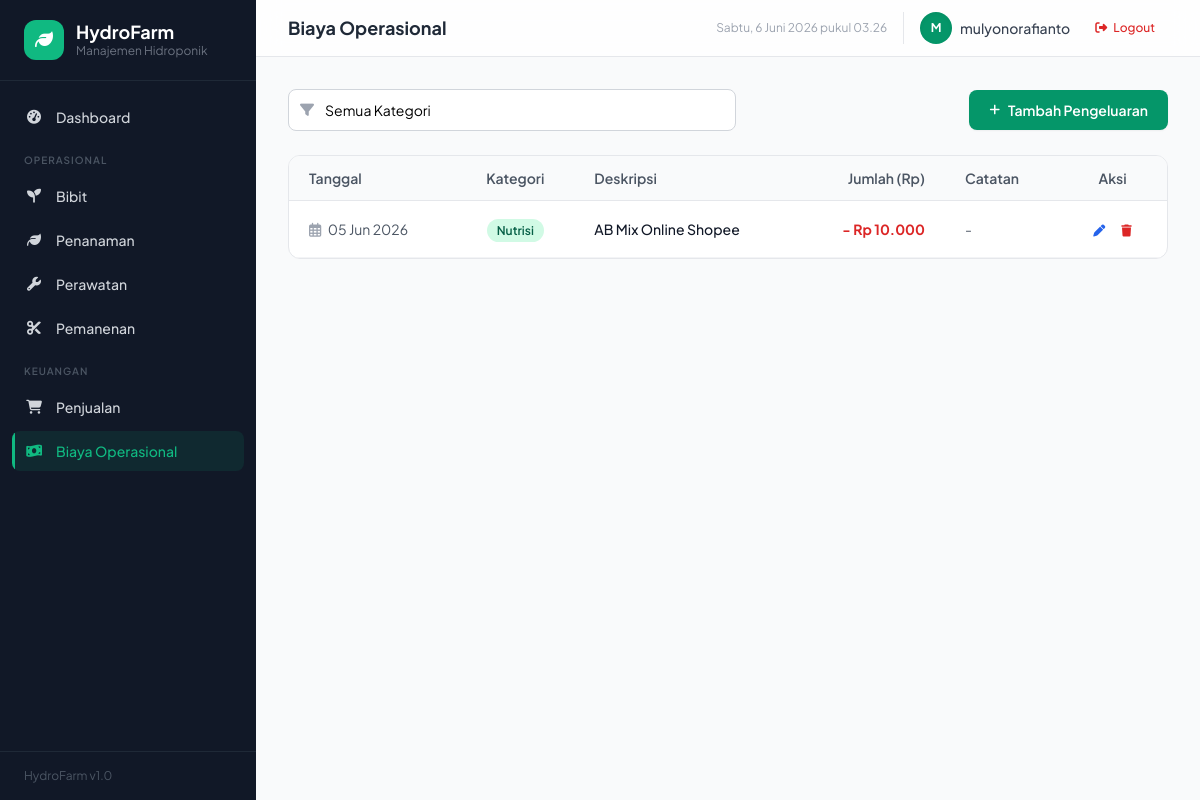
Page /biaya/ (signed in) on the committed database.
### farm/models.py (models this page shows, shortened)
class BiayaOperasional(models.Model):
    KATEGORI_CHOICES = [
        ('listrik', 'Listrik'),
        ('air', 'Air'),
        ('nutrisi', 'Nutrisi'),
        ('media_tanam', 'Media Tanam'),
        ('peralatan', 'Peralatan'),
        ('tenaga_kerja', 'Tenaga Kerja'),
        ('transportasi', 'Transportasi'),
        ('pemeliharaan', 'Pemeliharaan'),
        ('lainnya', 'Lainnya'),
    ]
    tanggal = models.DateField('Tanggal', default=timezone.now)
    kategori = models.CharField('Kategori', max_length=20, choices=KATEGORI_CHOICES)
    deskripsi = models.CharField('Deskripsi', max_length=200)
    jumlah = models.DecimalField('Jumlah (Rp)', max_digits=12, decimal_places=2)
    catatan = models.TextField('Catatan', blank=True)
    class Meta:
        verbose_name = 'Biaya Operasional'
        verbose_name_plural = 'Data Biaya Operasional'
        ordering = ['-tanggal']

### farm/views.py (the view)
# urls.py: path('biaya/', views.BiayaOperasionalListView.as_view(), name='biaya_list'),
class BiayaOperasionalListView(LoginRequiredMixin, ListView):
    model = BiayaOperasional
    template_name = 'farm/biaya_list.html'
    context_object_name = 'object_list'
    paginate_by = 15
    def get_queryset(self):
        qs = super().get_queryset()
        kategori = self.request.GET.get('kategori', '')
        if kategori:
            qs = qs.filter(kategori=kategori)
        return qs
    def get_context_data(self, **kwargs):
        ctx = super().get_context_data(**kwargs)
        ctx['kategori_filter'] = self.request.GET.get('kategori', '')
        ctx['kategori_choices'] = BiayaOperasional.KATEGORI_CHOICES
        ctx['page_title'] = 'Data Biaya Operasional'
        ctx['create_url'] = 'farm:biaya_create'
        return ctx

### farm/templatetags/farm_tags.py (called while the page is built)
@register.filter(name='rupiah')
def rupiah(value):
    try:
        value = float(value)
        formatted = f"{value:,.0f}"
        formatted = formatted.replace(",", ".")
        return f"Rp {formatted}"
    except (ValueError, TypeError):
        return value

### farm/templates/farm/biaya_list.html (shortened to what this page needs)
{% extends 'farm/base.html' %}
{% load farm_tags %}
{% block nav_biaya %}active text-emerald-400{% endblock %}
{% block page_header %}Biaya Operasional{% endblock %}
{% block content %}
<div class="flex flex-col sm:flex-row sm:items-center sm:justify-between gap-4 mb-6">
    <form method="get" class="flex gap-2 flex-1 max-w-md">
        <div class="relative flex-1">
            <i class="fas fa-filter absolute left-3 top-1/2 -translate-y-1/2 text-gray-400 text-sm"></i>
            <select name="kategori" onchange="this.form.submit()"
                class="w-full pl-9 pr-4 py-2.5 border border-gray-300 rounded-lg focus:ring-2 focus:ring-emerald-500 focus:border-emerald-500 outline-none text-sm appearance-none bg-white">
                <option value="">Semua Kategori</option>
            </select>
        </div>
    </form>
    <a href="{% url 'farm:biaya_create' %}" class="inline-flex items-center gap-2 px-5 py-2.5 bg-emerald-600 text-white rounded-lg hover:bg-emerald-700 transition text-sm font-semibold shadow-sm">
        <i class="fas fa-plus text-xs"></i> Tambah Pengeluaran
    </a>
</div>
<div class="bg-white rounded-xl border border-gray-200 overflow-hidden">
    <div class="overflow-x-auto">
        <table class="w-full text-sm">
            <thead>
                <tr class="bg-gray-50 border-b border-gray-200">
                    <th class="text-left px-5 py-3 font-semibold text-gray-600">Tanggal</th>
                    <th class="text-center px-5 py-3 font-semibold text-gray-600">Kategori</th>
                    <th class="text-left px-5 py-3 font-semibold text-gray-600">Deskripsi</th>
                    <th class="text-right px-5 py-3 font-semibold text-gray-600">Jumlah (Rp)</th>
                    <th class="text-left px-5 py-3 font-semibold text-gray-600">Catatan</th>
                    <th class="text-center px-5 py-3 font-semibold text-gray-600">Aksi</th>
                </tr>
            </thead>
            <tbody>
                {% for obj in object_list %}
                <tr class="table-row border-b border-gray-100 hover:bg-gray-50">
                    <td class="px-5 py-3 text-gray-600">
                        <i class="far fa-calendar-alt text-gray-400 mr-1"></i>
                        {{ obj.tanggal|date:"d M Y" }}
                    </td>
                    <td class="px-5 py-3 text-center">
                        <span class="px-2.5 py-1 rounded-full text-xs font-semibold
                            {% if obj.kategori == 'listrik' %}bg-yellow-100 text-yellow-800
                            {% elif obj.kategori == 'air' %}bg-blue-100 text-blue-800
                            {% elif obj.kategori == 'nutrisi' %}bg-emerald-100 text-emerald-800
                            {% elif obj.kategori == 'media_tanam' %}bg-orange-100 text-orange-800
                            {% elif obj.kategori == 'peralatan' %}bg-purple-100 text-purple-800
                            {% elif obj.kategori == 'tenaga_kerja' %}bg-indigo-100 text-indigo-800
                            {% elif obj.kategori == 'transportasi' %}bg-cyan-100 text-cyan-800
                            {% elif obj.kategori == 'pemeliharaan' %}bg-red-100 text-red-800
                            {% else %}bg-gray-100 text-gray-800{% endif %}">
                            {{ obj.get_kategori_display }}
                        </span>
                    </td>
                    <td class="px-5 py-3 font-medium text-gray-900">
                        {{ obj.deskripsi }}
                    </td>
                    <td class="px-5 py-3 text-right font-bold text-red-600">
                        - {{ obj.jumlah|rupiah }}
                    </td>
                    <td class="px-5 py-3 text-gray-600 max-w-xs truncate">
                        {{ obj.catatan|default:"-" }}
                    </td>
                    <td class="px-5 py-3 text-center">
                        <div class="flex items-center justify-center gap-1">
                            <a href="{% url 'farm:biaya_update' obj.pk %}" class="p-1.5 rounded-lg hover:bg-blue-50 text-blue-600 transition" title="Edit">
                                <i class="fas fa-pen text-xs"></i>
                            </a>
                            <form id="del-{{ obj.pk }}" action="{% url 'farm:biaya_delete' obj.pk %}" method="post" class="inline">
                                <button type="button" onclick="confirmDelete('del-{{ obj.pk }}')" class="p-1.5 rounded-lg hover:bg-red-50 text-red-600 transition" title="Hapus">
                                    <i class="fas fa-trash text-xs"></i>
                                </button>
                            </form>
                        </div>
                    </td>
                </tr>
                {% endfor %}
            </tbody>
        </table>
    </div>
</div>
{% endblock %}

### farm/templates/farm/base.html (shortened to what this page needs)
{% load static %}
{% load farm_tags %}
<!DOCTYPE html>
<html lang="id">
<head>
    <script src="https://cdn.tailwindcss.com"></script>
    <link rel="stylesheet" href="https://cdnjs.cloudflare.com/ajax/libs/font-awesome/6.5.0/css/all.min.css">
</head>
<body class="bg-gray-50 min-h-screen">
    <aside id="sidebar" class="sidebar fixed inset-y-0 left-0 z-40 w-64 bg-gray-900 text-gray-300 flex flex-col transform -translate-x-full lg:translate-x-0">
        <div class="px-6 py-5 border-b border-gray-800">
            <div class="flex items-center gap-3">
                <div class="w-10 h-10 bg-emerald-500 rounded-xl flex items-center justify-center">
                    <i class="fas fa-leaf text-white text-lg"></i>
                </div>
                <div>
                    <h1 class="text-white font-bold text-lg leading-tight">HydroFarm</h1>
                    <p class="text-xs text-gray-500">Manajemen Hidroponik</p>
                </div>
            </div>
        </div>
        <nav class="flex-1 px-3 py-4 space-y-1 overflow-y-auto">
            <a href="{% url 'farm:dashboard' %}" class="sidebar-link flex items-center gap-3 px-3 py-2.5 rounded-lg text-sm font-medium {% block nav_dashboard %}{% endblock %}">
                <i class="fas fa-tachometer-alt w-5 text-center"></i> Dashboard
            </a>
            <div class="pt-3 pb-1 px-3">
                <p class="text-[10px] font-semibold uppercase tracking-widest text-gray-600">Operasional</p>
            </div>
            <a href="{% url 'farm:bibit_list' %}" class="sidebar-link flex items-center gap-3 px-3 py-2.5 rounded-lg text-sm font-medium {% block nav_bibit %}{% endblock %}">
                <i class="fas fa-seedling w-5 text-center"></i> Bibit
            </a>
            <a href="{% url 'farm:penanaman_list' %}" class="sidebar-link flex items-center gap-3 px-3 py-2.5 rounded-lg text-sm font-medium {% block nav_penanaman %}{% endblock %}">
                <i class="fas fa-leaf w-5 text-center"></i> Penanaman
            </a>
            <a href="{% url 'farm:perawatan_list' %}" class="sidebar-link flex items-center gap-3 px-3 py-2.5 rounded-lg text-sm font-medium {% block nav_perawatan %}{% endblock %}">
                <i class="fas fa-wrench w-5 text-center"></i> Perawatan
            </a>
            <a href="{% url 'farm:pemanenan_list' %}" class="sidebar-link flex items-center gap-3 px-3 py-2.5 rounded-lg text-sm font-medium {% block nav_pemanenan %}{% endblock %}">
                <i class="fas fa-cut w-5 text-center"></i> Pemanenan
            </a>
            <div class="pt-3 pb-1 px-3">
                <p class="text-[10px] font-semibold uppercase tracking-widest text-gray-600">Keuangan</p>
            </div>
            <a href="{% url 'farm:penjualan_list' %}" class="sidebar-link flex items-center gap-3 px-3 py-2.5 rounded-lg text-sm font-medium {% block nav_penjualan %}{% endblock %}">
                <i class="fas fa-shopping-cart w-5 text-center"></i> Penjualan
            </a>
            <a href="{% url 'farm:biaya_list' %}" class="sidebar-link flex items-center gap-3 px-3 py-2.5 rounded-lg text-sm font-medium {% block nav_biaya %}{% endblock %}">
                <i class="fas fa-money-bill-wave w-5 text-center"></i> Biaya Operasional
            </a>
        </nav>
        <div class="px-6 py-4 border-t border-gray-800">
            <p class="text-xs text-gray-600">HydroFarm v1.0</p>
        </div>
    </aside>
    <div class="lg:ml-64 flex flex-col min-h-screen">
        <header class="sticky top-0 z-20 bg-white/80 backdrop-blur-md border-b border-gray-200 px-4 lg:px-8 py-3">
            <div class="flex items-center justify-between">
                <div class="flex items-center gap-3">
                    <h2 class="text-lg font-bold text-gray-800">{% block page_header %}Dashboard{% endblock %}</h2>
                </div>
                <div class="flex items-center gap-4">
                    <span class="text-xs text-gray-400 hidden md:inline" id="current-datetime"></span>
                    {% if user.is_authenticated %}
                    <div class="flex items-center gap-2 pl-4 border-l border-gray-200">
                        <div class="w-8 h-8 bg-emerald-600 rounded-full flex items-center justify-center text-white font-bold text-xs shadow-inner">
                            {{ user.username|make_list|first|upper }}
                        </div>
                        <span class="text-sm font-medium text-gray-700 hidden sm:inline">{{ user.username }}</span>
                        <form action="{% url 'logout' %}" method="post" class="inline">
                            <button type="submit" class="ml-1 flex items-center gap-1.5 px-3 py-1.5 rounded-lg text-xs font-medium text-red-600 hover:bg-red-50 transition border border-transparent hover:border-red-200">
                                <i class="fas fa-sign-out-alt"></i> <span class="hidden sm:inline">Logout</span>
                            </button>
                        </form>
                    </div>
                    {% else %}
                    <div class="pl-4 border-l border-gray-200">
                        <a href="{% url 'login' %}" class="flex items-center gap-1.5 px-3 py-1.5 rounded-lg text-xs font-medium text-emerald-600 hover:bg-emerald-50 transition border border-transparent hover:border-emerald-200">
                            <i class="fas fa-sign-in-alt"></i> Login
                        </a>
                    </div>
                    {% endif %}
                </div>
            </div>
        </header>
        <main class="flex-1 p-4 lg:p-8 fade-in">
            {% block content %}{% endblock %}
        </main>
    </div>
</body>
</html>

### farm/templates/farm/base.html (style rules this page uses)
body { font-family: 'Plus Jakarta Sans', sans-serif; }
.sidebar { transition: transform 0.3s cubic-bezier(0.4, 0, 0.2, 1); }
.sidebar-link { transition: all 0.2s ease; position: relative; overflow: hidden; }
.sidebar-link::before { content: ''; position: absolute; left: 0; top: 0; bottom: 0; width: 3px; background: #10b981; transform: scaleY(0); transition: transform 0.2s ease; }
.sidebar-link:hover::before, .sidebar-link.active::before { transform: scaleY(1); }
.sidebar-link:hover, .sidebar-link.active { background: rgba(16, 185, 129, 0.1); color: #10b981; }
.fade-in { animation: fadeIn 0.5s ease; }
.table-row { transition: background-color 0.15s ease; }

### rows in the picture
BiayaOperasional: tanggal "05 Jun 2026", kategori "Nutrisi", deskripsi "AB Mix Online Shopee", jumlah|rupiah "Rp 10.000", catatan "-"

### other values in the picture
{{ user.username|make_list|first|upper }} "M"
{{ user.username }} "mulyonorafianto"
